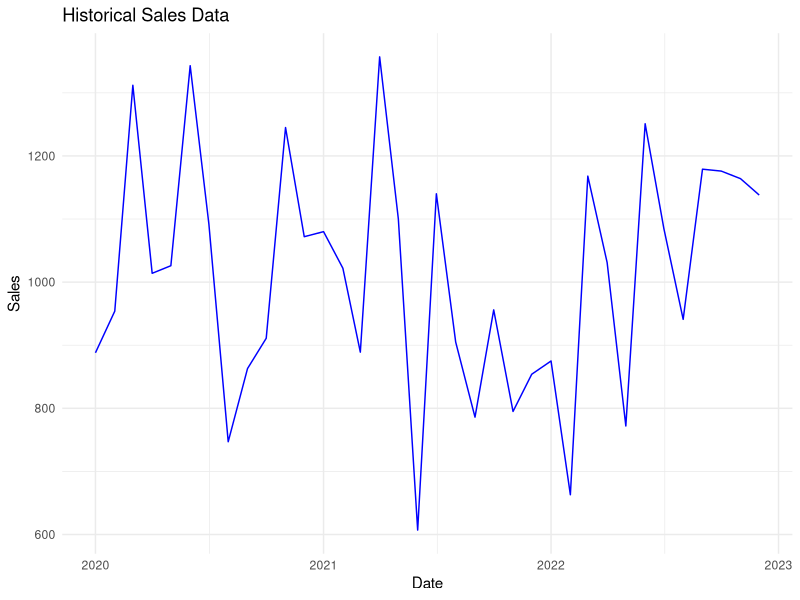
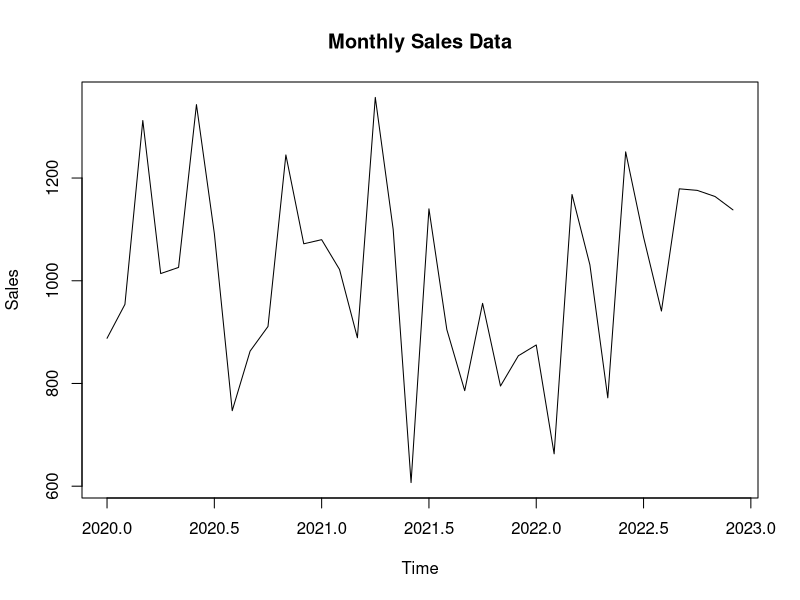
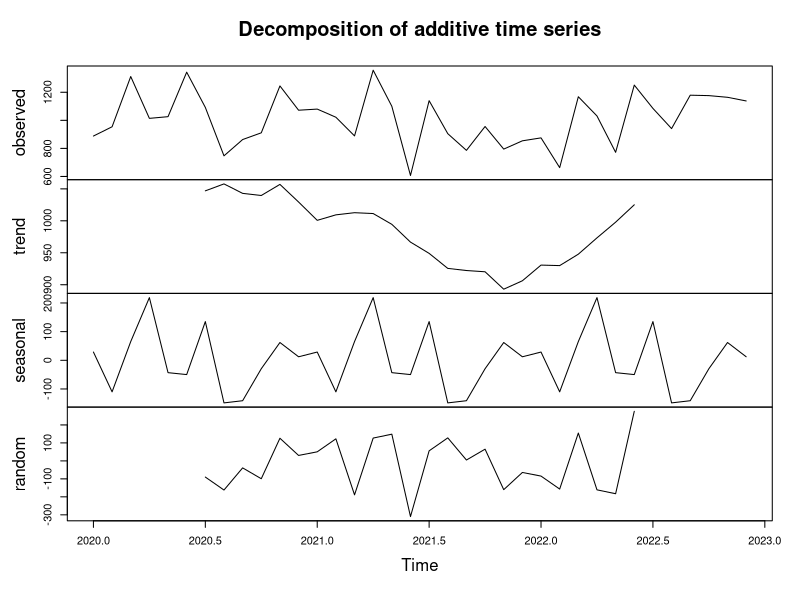
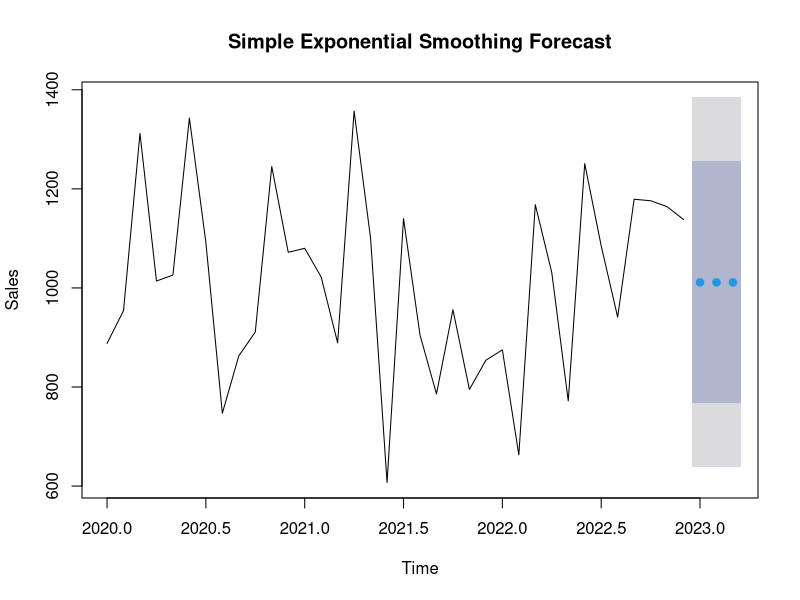
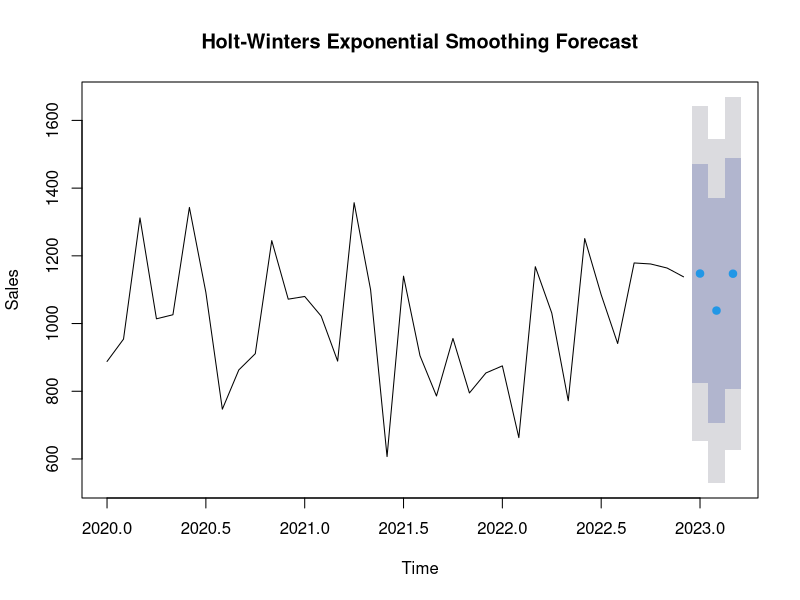
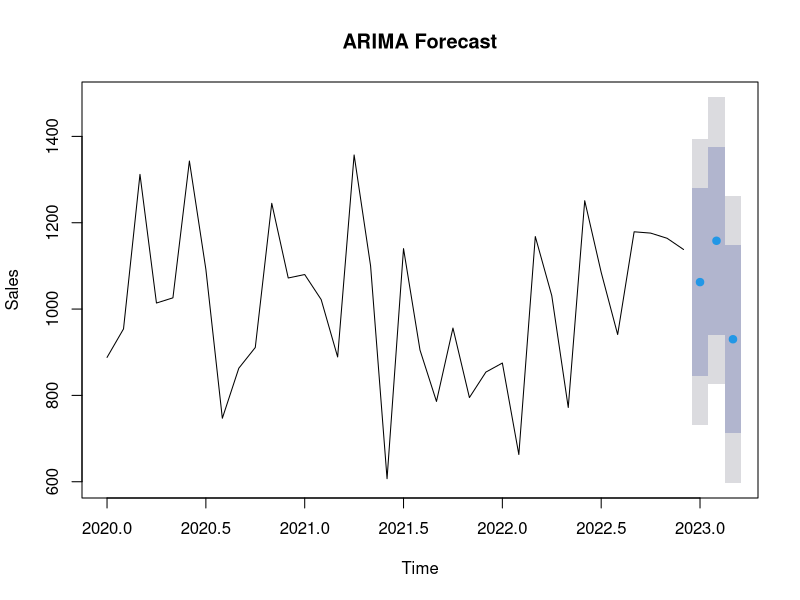
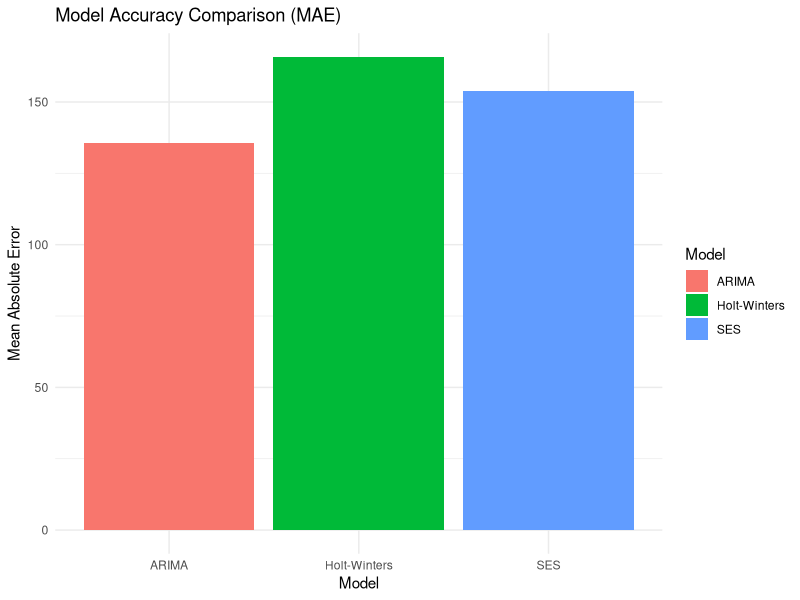
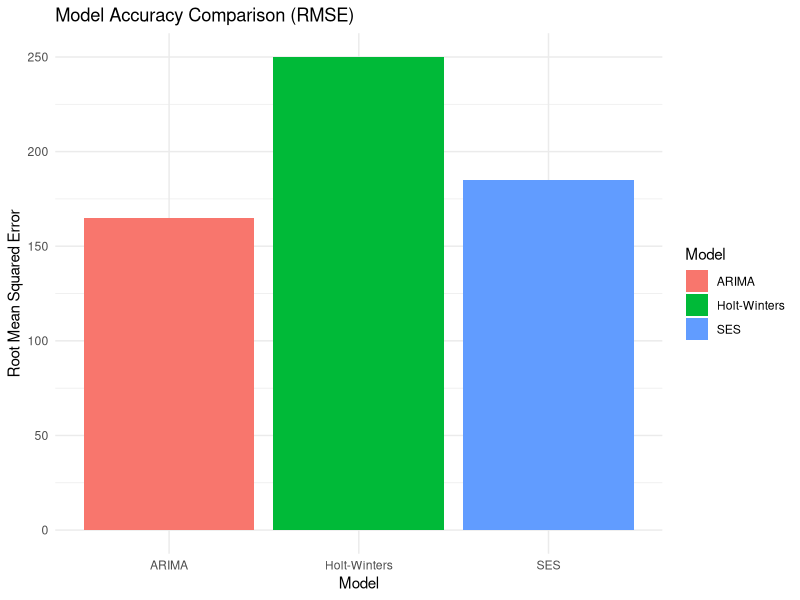

Reproduce these figures in R, in order.
## Chapter 17

# Install and load necessary libraries
install.packages("tidyverse")
install.packages("forecast")

library(tidyverse)
library(forecast)

# Load the sales data
sales_data <- read.csv("data/sales_data.csv") %>%
  mutate(Date = as.Date(Date, origin = "1899-12-30"))

# View the first few rows of the dataset
head(sales_data)

# Summarize the sales data
summary(sales_data)

# Plot historical sales data
ggplot(sales_data, aes(x = Date, y = Sales)) +
  geom_line(color = "blue") +
  labs(title = "Historical Sales Data", x = "Date", y = "Sales") +
  theme_minimal()

# Convert sales data to a time series object
sales_ts <- ts(sales_data$Sales, start = c(2020, 1), frequency = 12)

# Plot the time series data
plot(sales_ts, main = "Monthly Sales Data", ylab = "Sales", xlab = "Time")

# Decompose the time series into trend, seasonal, and irregular components
sales_decomp <- decompose(sales_ts)

# Plot the decomposed components
plot(sales_decomp)


# Fit a simple exponential smoothing model
ses_model <- ses(sales_ts)

# Forecast future sales
ses_forecast <- forecast(ses_model, h = 3)

# Plot the forecast
plot(ses_forecast, main = "Simple Exponential Smoothing Forecast", ylab = "Sales", xlab = "Time")

# Fit a Holt-Winters exponential smoothing model
hw_model <- HoltWinters(sales_ts)

# Forecast future sales
hw_forecast <- forecast(hw_model, h = 3)

# Plot the forecast
plot(hw_forecast, main = "Holt-Winters Exponential Smoothing Forecast", ylab = "Sales", xlab = "Time")

# Fit an ARIMA model to the time series data
arima_model <- auto.arima(sales_ts)

# Forecast future sales
arima_forecast <- forecast(arima_model, h = 3)

# Plot the forecast
plot(arima_forecast, main = "ARIMA Forecast", ylab = "Sales", xlab = "Time")



# Calculate accuracy metrics for each model
ses_accuracy <- accuracy(ses_forecast)
hw_accuracy <- accuracy(hw_forecast)
arima_accuracy <- accuracy(arima_forecast)

# Combine accuracy metrics into a single data frame
accuracy_metrics <- data.frame(
  Model = c("SES", "Holt-Winters", "ARIMA"),
  MAE = c(ses_accuracy[1, "MAE"], hw_accuracy[1, "MAE"], arima_accuracy[1, "MAE"]),
  RMSE = c(ses_accuracy[1, "RMSE"], hw_accuracy[1, "RMSE"], arima_accuracy[1, "RMSE"])
)

print(accuracy_metrics)

# Plot the accuracy metrics
ggplot(accuracy_metrics, aes(x = Model, y = MAE, fill = Model)) +
  geom_bar(stat = "identity") +
  labs(title = "Model Accuracy Comparison (MAE)", x = "Model", y = "Mean Absolute Error") +
  theme_minimal()

ggplot(accuracy_metrics, aes(x = Model, y = RMSE, fill = Model)) +
  geom_bar(stat = "identity") +
  labs(title = "Model Accuracy Comparison (RMSE)", x = "Model", y = "Root Mean Squared Error") +
  theme_minimal()







